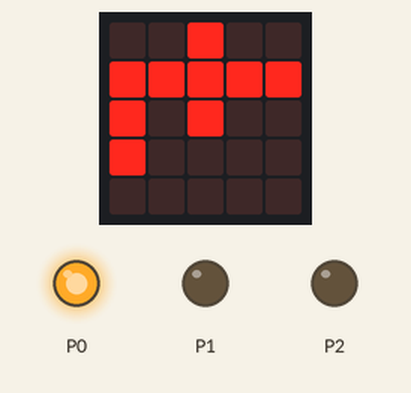
Recording of a program running on a simulated BBC micro:bit (MakeCode). Shown: the board's 5×5 LED display, output pins drawn as LEDs (lit = HIGH).

Above: at 0.1 s.
At 2.9 s:
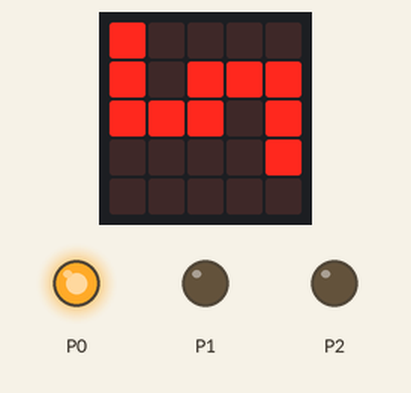
At 4.3 s:
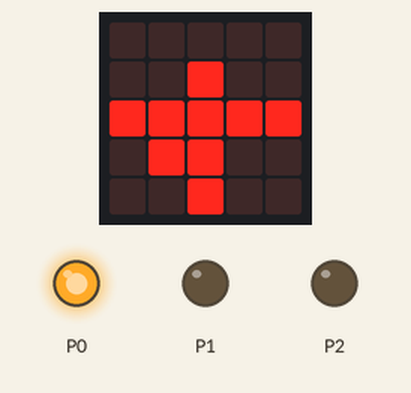
At 9.3 s:
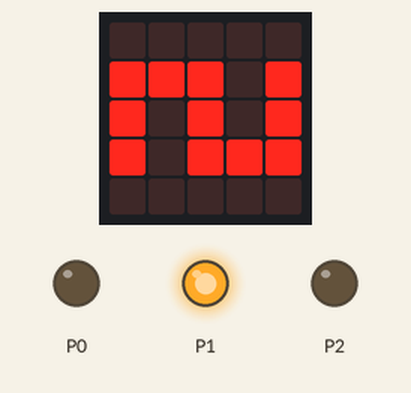
At 20.3 s:
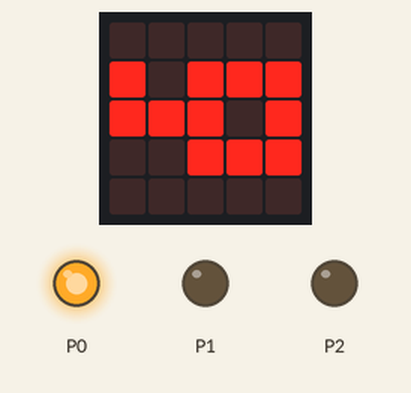
At 29.5 s:
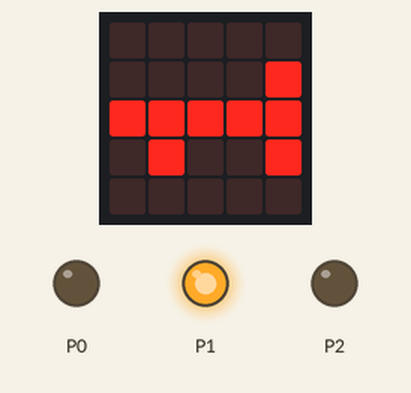
Timing chart, 0 to 39.1 s (numbered marks = the images above):
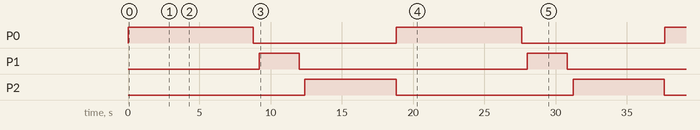

Measured:
- by itself, P0: alternates HIGH for 8.8 s and LOW for 10.0 s
- by itself, P1: alternates HIGH for 2.8 s and LOW for 16.0 s
- by itself, P2: alternates HIGH for 6.4 s and LOW for 12.4 s
- what the display in image 1 shows lasts 1.4 s, from 2.8 s to 4.2 s

The program:

main.ts
```typescript
basic.forever(function () {
    Kitronik_STOPbit.trafficLightLED(Kitronik_STOPbit.LightColours.Red, Kitronik_STOPbit.DisplayLights.On)
    basic.showLeds(`
        . . # . .
        # # # # #
        # . # . .
        # . . . .
        . . . . .
        `)
    basic.pause(1000)
    basic.showLeds(`
        . . . . .
        # . # # #
        # # # . #
        . . # # #
        . . . . .
        `)
    basic.pause(1000)
    basic.showLeds(`
        # . . . .
        # . # # #
        # # # . #
        . . . . #
        . . . . .
        `)
    basic.pause(1000)
    basic.showLeds(`
        . . . . .
        . . # . .
        # # # # #
        . # # . .
        . . # . .
        `)
    basic.pause(1000)
    basic.showLeds(`
        . . . . .
        . # # # .
        # . # . #
        # . . . #
        . . . . .
        `)
    basic.pause(1000)
    basic.showLeds(`
        . . . . .
        # # # . #
        # . # . #
        # . # # #
        . . . . .
        `)
    basic.pause(1000)
    basic.showLeds(`
        . . . . .
        . . . . #
        # # # # #
        . # . . #
        . . . . .
        `)
    Kitronik_STOPbit.trafficLightLED(Kitronik_STOPbit.LightColours.Red, Kitronik_STOPbit.DisplayLights.Off)
    basic.showLeds(`
        . . . . .
        . . . . .
        . . . . .
        . . . . .
        . . . . .
        `)
    Kitronik_STOPbit.trafficLightLED(Kitronik_STOPbit.LightColours.Yellow, Kitronik_STOPbit.DisplayLights.On)
    basic.showLeds(`
        . . . . .
        # # # . #
        # . # . #
        # . # # #
        . . . . .
        `)
    basic.pause(1000)
    basic.showLeds(`
        . . . . .
        . . . . #
        # # # # #
        . # . . #
        . . . . .
        `)
    basic.pause(1000)
    Kitronik_STOPbit.trafficLightLED(Kitronik_STOPbit.LightColours.Yellow, Kitronik_STOPbit.DisplayLights.Off)
    basic.showLeds(`
        . . . . .
        . . . . .
        . . . . .
        . . . . .
        . . . . .
        `)
    Kitronik_STOPbit.trafficLightLED(Kitronik_STOPbit.LightColours.Green, Kitronik_STOPbit.DisplayLights.On)
    for (let index = 0; index < 8; index++) {
        basic.showLeds(`
            . . . . .
            # # . . #
            # # # # .
            # # . # #
            . . . . .
            `)
        basic.showLeds(`
            . . . . .
            # # . # #
            # # # # .
            # # . . #
            . . . . .
            `)
    }
    Kitronik_STOPbit.trafficLightLED(Kitronik_STOPbit.LightColours.Green, Kitronik_STOPbit.DisplayLights.Off)
})
```

test.ts
```typescript
// tests gaan hier; deze zal niet worden gecompileerd wanneer dit pakket wordt gebruikt als extensie.
```
